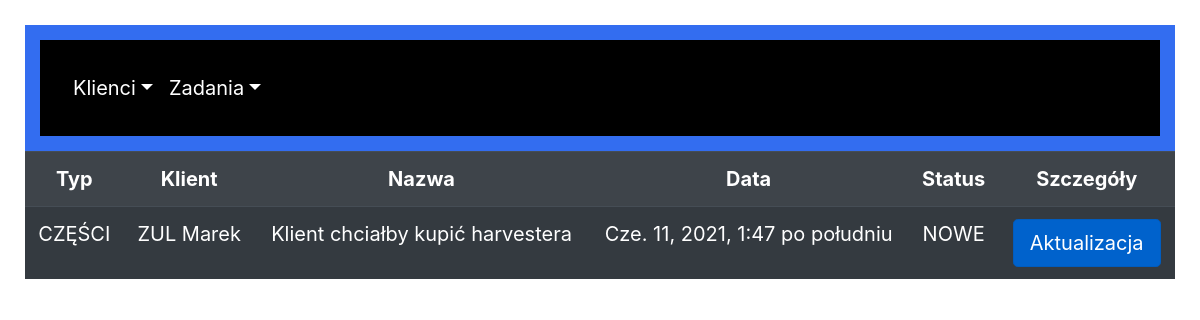
/new_tasks/, run on the app's committed database.
### crm/models.py (models this page shows, shortened)
class Task(models.Model):
    TYPE = (
        ('SERWIS','SERWIS'),
        ('CZĘŚCI','CZĘŚCI'),
        ('MASZYNY','MASZYNY'),
    )
    STATUS = (
        ('NOWE', 'NOWE'),
        ('W TRAKCIE', 'W TRAKCIE'),
        ('ZAKOŃCZONE', 'ZAKOŃCZONE'),
    )
    type = models.CharField(max_length=100, choices=TYPE, verbose_name='Typ')
    name = models.CharField(max_length=200, verbose_name='Nazwa')
    date = models.DateTimeField(default=timezone.now)
    end_date = models.DateTimeField(null=True)
    client = models.ForeignKey(Client, on_delete=models.CASCADE)
    status = models.CharField(max_length=200, choices=STATUS, default='NOWE')
    comments = models.CharField(max_length=500, blank=True)
    success = models.BooleanField(null=True)
    owner = models.ForeignKey(User, on_delete=models.CASCADE, null=True)

class Client(models.Model):
    name = models.CharField(max_length=200, verbose_name='Nazwa')
    vat_number = models.CharField(max_length=13, verbose_name='NIP')
    contact_person = models.CharField(max_length=30, verbose_name='Osoba kontaktowa')
    phone_number = models.CharField(max_length=11, verbose_name='Numer telefonu')
    e_mail = models.EmailField(blank=True, verbose_name='Adres e-mail')
    comments = models.CharField(max_length=500, blank=True, verbose_name='Komentarz')
    vip = models.BooleanField()
    date = models.DateTimeField(default=timezone.now)
    def __str__(self):
        return str(self.name)

### crm/views.py (the view)
# urls.py: path('new_tasks/', views.new_tasks_list, name='new_tasks'),
def new_tasks_list(request):
    new_task_list = Task.objects.filter(status='NOWE').order_by('-date')
    context = {'new_task_list': new_task_list}
    return render(request, 'crm/new_tasks_list.html', context)

### crm/templates/crm/new_tasks_list.html (shortened to what this page needs)
{% extends "crm/base.html" %}
{% block content %}
<table class="table table-dark table-striped">
          <tr>
              <th>Typ</th>
              <th>Klient</th>
              <th>Nazwa</th>
              <th>Data</th>
              <th>Status</th>
              <th>Szczegóły</th>
          </tr>
          <tr>
          {% for task in new_task_list %}
              <td> {{ task.type }} </td>
              <td> {{ task.client }} </td>
              <td> {{ task.name }} </td>
              <td> {{ task.date }} </td>
              <td> {{ task.status }} </td>
              <td><a href="{% url 'crm:task_progress' task.id %}" class="btn btn-primary btn-lg active" role="button" aria-pressed="true">Aktualizacja</a></td>
          </tr>
          {% endfor %}
    </table>
{% endblock content %}

### crm/static/css/style.css (style rules this page uses)
body { text-align: center; margin-top: 25px; margin-bottom: 25px; margin-left: 25px; margin-right: 25px; font-size: 20px; }
a { color: #ffff; }

### data on the page
Task: type "CZĘŚCI", client "ZUL Marek", name "Klient chciałby kupić harvestera", date "Cze. 11, 2021, 1:47 po południu", status "NOWE"
